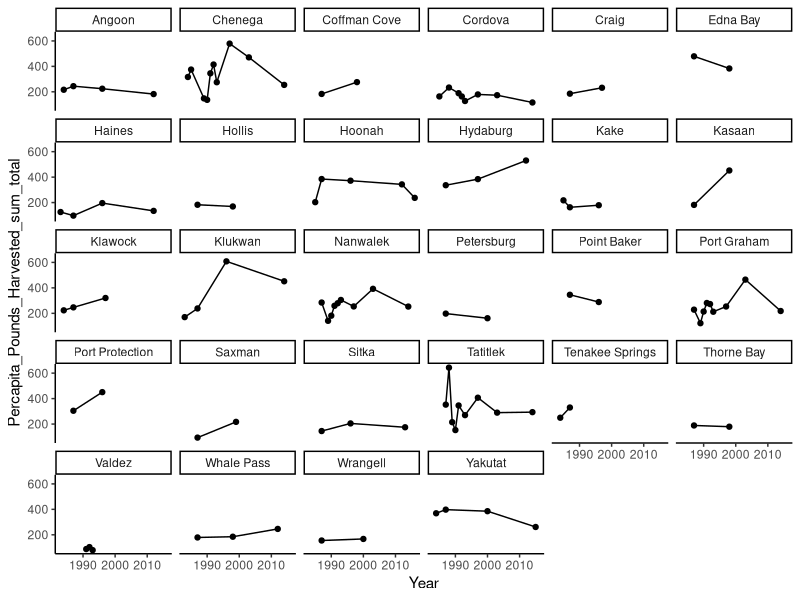
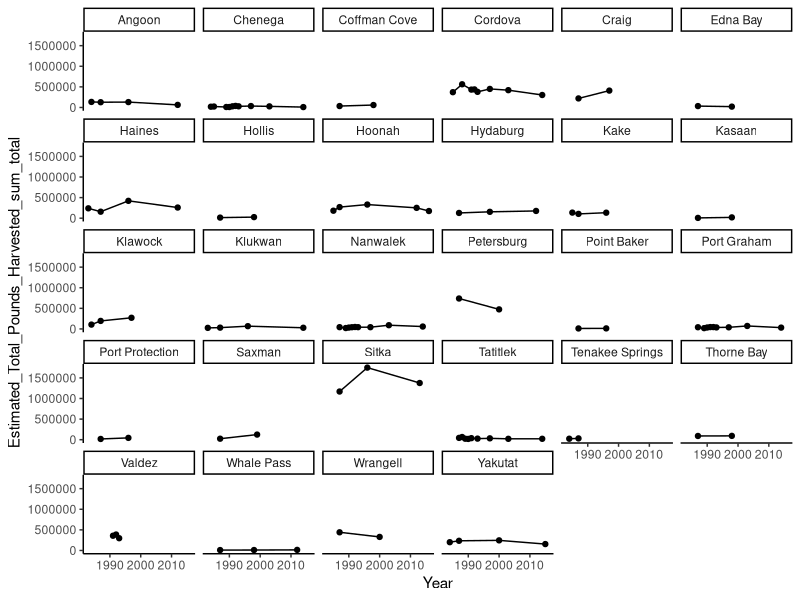

R code for these plots, in order:
##Calculate harvest proportions for each site*year

##Version: July 10, 2024

library(tidyverse)
library(readxl)

##Read in comparable harvest data (from 2CT_create_comparable_harvest_df.R script)
df <- read.csv("data/intermediate_data/TC_comparable_harvest_df.csv")

survey_demographics <- read_excel("data/CSIS_SurveyData_Demographics.xlsx", sheet = 2) %>%
  unite(Site_Year_Code, c(Community, Year), sep = "_", remove = FALSE) %>%
  dplyr::rename(Forest = "National_Forest")

df_temp <- left_join(df, survey_demographics, by = c("Forest", "Site_Year_Code", "Sampled_households", "Est_Num_Community_Households", "Sampled_Population", "Est_Comm_Population")) %>%
  filter(Temporal_Survey == "Y")


##Calculate harvest proportion for each year 
##Calculate proportions, do transformations and normalize percapita harvest and total harvest 
df_temp_avg_total <- df_temp %>%
  filter(Percapita_Pounds_Harvested_sum != 0) %>%
  filter(!is.na(Percapita_Pounds_Harvested_sum)) %>%
  group_by(Forest, Community, Year) %>%
  summarise_at(vars(Estimated_Total_Pounds_Harvested_sum, Percapita_Pounds_Harvested_sum), list(total = sum))

df_temp_avg <- df_temp %>%
  filter(Percapita_Pounds_Harvested_sum != 0) %>% 
  left_join(df_temp_avg_total, by = c("Forest", "Community", "Year")) %>%
  mutate(Total_Harvest_prop = (Estimated_Total_Pounds_Harvested_sum/Estimated_Total_Pounds_Harvested_sum_total)*100) %>%
  mutate(Percapita_Harvest_prop = (Percapita_Pounds_Harvested_sum/Percapita_Pounds_Harvested_sum_total)*100) %>%
  mutate(Percapita_Harvest_prop_log = log(Percapita_Harvest_prop)) %>%
  mutate(Percapita_Harvest_prop_sqrt = sqrt(Percapita_Harvest_prop)) %>%
  mutate(Total_Harvest_prop_log = log(Total_Harvest_prop)) %>%
  mutate(Total_Harvest_prop_sqrt = sqrt(Total_Harvest_prop)) %>%
  group_by(Forest, Community, Year) %>%
  mutate(Percapita_Harvest_prop_scale = scale(Percapita_Harvest_prop)) %>%
  mutate(Total_Harvest_prop_scale = scale(Total_Harvest_prop))


##Exploring temporal trends in harvest magnitude over time
ggplot(df_temp_avg_total, aes(x = Year, y = Percapita_Pounds_Harvested_sum_total)) +
  geom_point() +
  geom_line() +
  theme_classic() +
  facet_wrap(~Community)

ggplot(df_temp_avg_total, aes(x = Year, y = Estimated_Total_Pounds_Harvested_sum_total)) +
  geom_point() +
  geom_line() +
  theme_classic() +
  facet_wrap(~Community)
